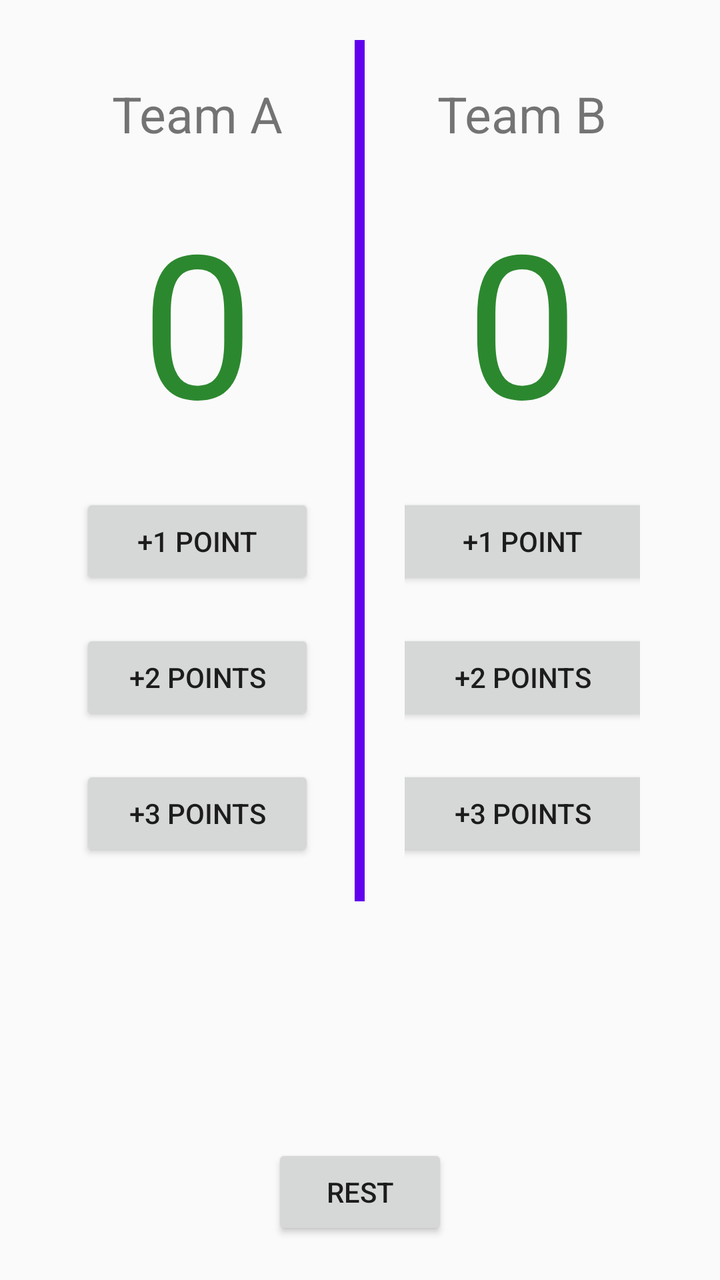
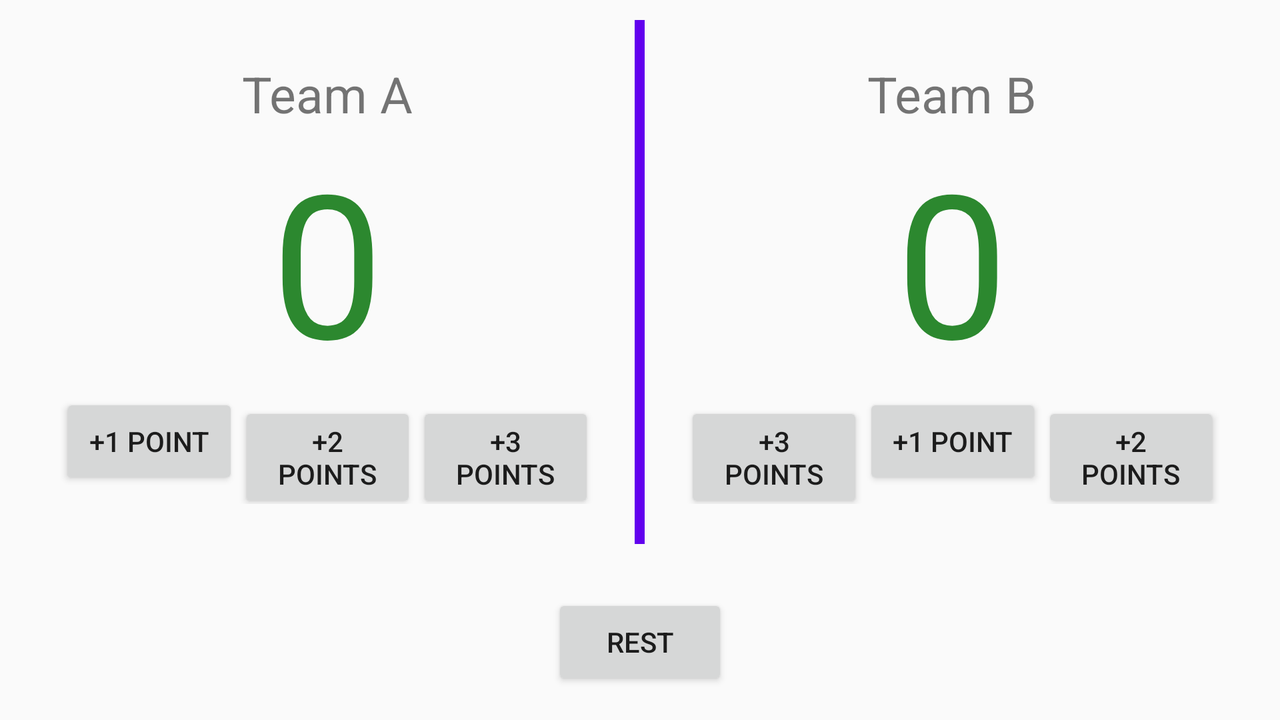

One screen, two layout resources from the same app: the default and the author's alternative for another configuration. Each is rendered where Android would select it; the XML of both is given below.
<!-- AndroidManifest.xml: application theme AppTheme -->
<!-- res/layout/activity_two_team.xml -->
<?xml version="1.0" encoding="utf-8"?>
<RelativeLayout xmlns:android="http://schemas.android.com/apk/res/android"
    xmlns:app="http://schemas.android.com/apk/res-auto"
    xmlns:tools="http://schemas.android.com/tools"
    android:layout_width="match_parent"
    android:layout_height="match_parent"
    android:padding="20dp"
    tools:context=".TwoTeam">
    <LinearLayout
        android:orientation="horizontal"
        android:layout_width="match_parent"
        android:layout_height="wrap_content">



    <LinearLayout
        android:layout_width="0dp"
        android:layout_weight="1"
        android:layout_height="wrap_content"
        android:layout_alignRight="@+id/strut"
        android:layout_alignParentLeft="true"
        android:orientation="vertical"
        android:padding="20dp">

        <TextView
            android:id="@+id/title"
            android:layout_width="match_parent"
            android:layout_height="wrap_content"
            android:gravity="center"
            android:text="@string/score"
            android:textSize="25sp" />

        <TextView
            android:id="@+id/score"
            android:layout_width="match_parent"
            android:layout_height="wrap_content"
            android:layout_marginTop="20dp"
            android:gravity="center"
            android:text="0"
            android:textColor="#2C882F"
            android:textSize="100sp" />

        <Button
            android:id="@+id/b1"
            android:layout_width="match_parent"
            android:layout_height="wrap_content"
            android:layout_gravity="center"
            android:layout_marginTop="20dp"
            android:onClick="btn1"
            android:text="@string/s1" />

        <Button
            android:id="@+id/b2"
            android:layout_width="match_parent"
            android:layout_height="wrap_content"
            android:layout_gravity="center"
            android:layout_marginTop="20dp"
            android:layout_marginBottom="20dp"
            android:onClick="btn2"
            android:text="@string/s2" />

        <Button
            android:id="@+id/b3"
            android:layout_width="match_parent"
            android:layout_height="wrap_content"
            android:layout_gravity="center"
            android:onClick="btn3"
            android:text="@string/s3" />
    </LinearLayout>


        <View
            android:id="@+id/strut"
            android:layout_width="5dp"
            android:background="@color/colorPrimary"
            android:layout_height="match_parent"
            android:layout_centerHorizontal="true" />

    <LinearLayout
        android:layout_width="0dp"
        android:layout_height="wrap_content"
        android:layout_alignLeft="@+id/strut"
        android:layout_alignParentRight="true"
        android:layout_weight="1"
        android:orientation="vertical"
        android:padding="20dp">

        <TextView
            android:id="@+id/title2"
            android:layout_width="match_parent"
            android:layout_height="wrap_content"
            android:gravity="center"
            android:text="@string/score2"
            android:textSize="25sp" />

        <TextView
            android:id="@+id/score2"
            android:layout_width="match_parent"
            android:layout_height="wrap_content"
            android:layout_marginTop="20dp"
            android:gravity="center"
            android:text="0"
            android:textColor="#2C882F"
            android:textSize="100sp" />

        <Button
            android:id="@+id/b21"
            android:layout_width="300dp"
            android:layout_height="wrap_content"
            android:layout_gravity="center"
            android:layout_marginTop="20dp"
            android:onClick="btn21"
            android:text="@string/s1" />

        <Button
            android:id="@+id/b22"
            android:layout_width="300dp"
            android:layout_height="wrap_content"
            android:layout_gravity="center"
            android:layout_marginTop="20dp"
            android:layout_marginBottom="20dp"
            android:onClick="btn22"
            android:text="@string/s2" />

        <Button
            android:id="@+id/b23"
            android:layout_width="300dp"
            android:layout_height="wrap_content"
            android:layout_gravity="center"
            android:onClick="btn23"
            android:text="@string/s3" />

    </LinearLayout>

    </LinearLayout>

    <Button
        android:id="@+id/button4"
        android:onClick="rest"
        android:layout_width="wrap_content"
        android:layout_height="wrap_content"
        android:layout_alignParentBottom="true"
        android:layout_centerInParent="true"
        android:text="@string/rest" />

</RelativeLayout>
<!-- resources referenced by this layout -->
<resources>
  <string name="rest">REST</string>
  <string name="s1">+1 Point</string>
  <string name="s2">+2 Points</string>
  <string name="s3">+3 Points</string>
  <string name="score">Team A </string>
  <string name="score2">Team B</string>
  <style name="AppTheme" parent="Theme.AppCompat.Light.DarkActionBar">
          
          <item name="colorPrimary">@color/colorPrimary</item>
          <item name="colorPrimaryDark">@color/colorPrimaryDark</item>
          <item name="colorAccent">@color/colorAccent</item>
      </style>
</resources>
<!-- res/layout-land/activity_two_team.xml (the author's variant of the layout above) -->
<!-- drawn on the phone turned sideways -->
<?xml version="1.0" encoding="utf-8"?>
<RelativeLayout xmlns:android="http://schemas.android.com/apk/res/android"
    xmlns:app="http://schemas.android.com/apk/res-auto"
    xmlns:tools="http://schemas.android.com/tools"
    android:layout_width="match_parent"
    android:layout_height="match_parent"
    android:padding="10dp"
    tools:context=".TwoTeam">
    <LinearLayout
        android:orientation="horizontal"
        android:layout_width="match_parent"
        android:layout_height="wrap_content">



    <LinearLayout
        android:layout_width="0dp"
        android:layout_weight="1"
        android:layout_height="wrap_content"
        android:layout_alignRight="@+id/strut"
        android:layout_alignParentLeft="true"
        android:orientation="vertical"
        android:padding="20dp">

        <TextView
            android:id="@+id/title"
            android:layout_width="match_parent"
            android:layout_height="wrap_content"
            android:gravity="center"
            android:text="@string/score"
            android:textSize="25sp" />

        <TextView
            android:id="@+id/score"
            android:layout_width="match_parent"
            android:layout_height="wrap_content"
            android:gravity="center"
            android:text="0"
            android:textColor="#2C882F"
            android:textSize="100sp" />

        <LinearLayout
            android:layout_width="match_parent"
            android:layout_height="match_parent"
            android:orientation="horizontal">

            <Button
                android:id="@+id/b1"
                android:layout_width="match_parent"
                android:layout_height="wrap_content"
                android:layout_weight="1"
                android:onClick="btn1"
                android:text="@string/s1" />

            <Button
                android:id="@+id/b2"
                android:layout_width="match_parent"
                android:layout_height="wrap_content"
                android:layout_weight="1"
                android:onClick="btn2"
                android:text="@string/s2" />

            <Button
                android:id="@+id/b3"
                android:layout_width="match_parent"
                android:layout_height="wrap_content"
                android:layout_weight="1"
                android:onClick="btn3"
                android:text="@string/s3" />
        </LinearLayout>

    </LinearLayout>


        <View
            android:id="@+id/strut"
            android:layout_width="5dp"
            android:background="@color/colorPrimary"
            android:layout_height="match_parent"
            android:layout_centerHorizontal="true" />

    <LinearLayout
        android:layout_width="0dp"
        android:layout_height="wrap_content"
        android:layout_alignLeft="@+id/strut"
        android:layout_alignParentRight="true"
        android:layout_weight="1"
        android:orientation="vertical"
        android:padding="20dp">

        <TextView
            android:id="@+id/title2"
            android:layout_width="match_parent"
            android:layout_height="wrap_content"
            android:gravity="center"
            android:text="@string/score2"
            android:textSize="25sp" />

        <TextView
            android:id="@+id/score2"
            android:layout_width="match_parent"
            android:layout_height="wrap_content"
            android:gravity="center"
            android:text="0"
            android:textColor="#2C882F"
            android:textSize="100sp" />

        <LinearLayout
            android:layout_width="match_parent"
            android:layout_height="match_parent"
            android:orientation="horizontal">

            <Button
                android:id="@+id/b23"
                android:layout_width="300dp"
                android:layout_height="wrap_content"
                android:layout_weight="1"
                android:onClick="btn23"
                android:text="@string/s3" />

            <Button
                android:id="@+id/b21"
                android:layout_width="300dp"
                android:layout_height="wrap_content"
                android:layout_weight="1"
                android:onClick="btn21"
                android:text="@string/s1" />

            <Button
                android:id="@+id/b22"
                android:layout_width="300dp"
                android:layout_height="wrap_content"
                android:layout_weight="1"
                android:onClick="btn22"
                android:text="@string/s2" />
        </LinearLayout>

    </LinearLayout>

    </LinearLayout>

    <Button
        android:id="@+id/button4"
        android:onClick="rest"
        android:layout_width="wrap_content"
        android:layout_height="wrap_content"
        android:layout_alignParentBottom="true"
        android:layout_centerInParent="true"
        android:layout_marginBottom="5dp"
        android:text="@string/rest" />

</RelativeLayout>
